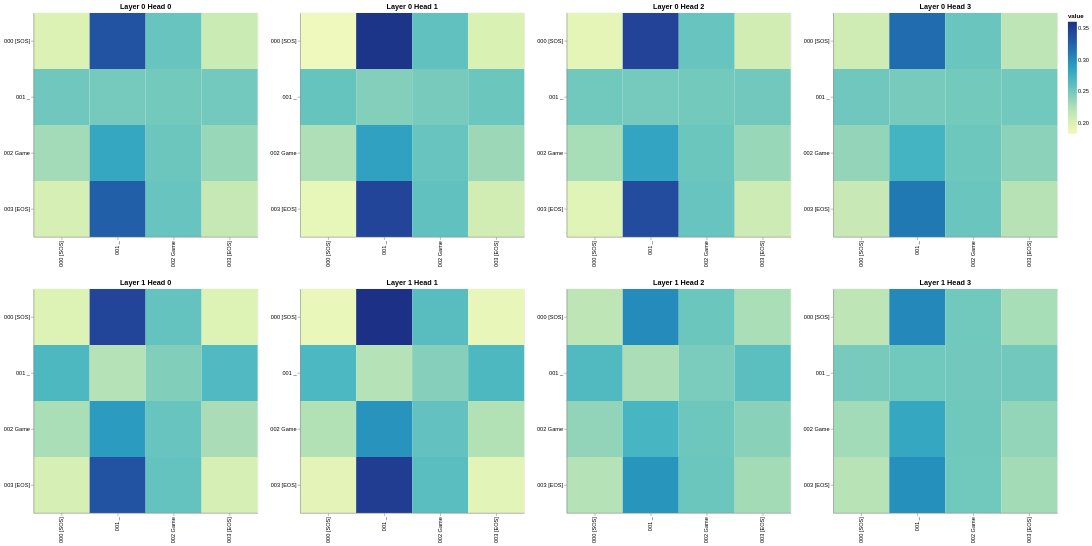

Notebook code for this chart:
### Code cell
# 3a. Encoder Self-Attention Visualization
get_all_attention_maps("encoder", layers, heads, encoder_input_tokens, encoder_input_tokens, min(20, sentence_len))

### Figure 1 — Vega-Lite specification as saved in the notebook (floating-point values rounded to 4 significant figures)
{"config": {"view": {"continuousWidth": 300, "continuousHeight": 300}}, "vconcat": [{"hconcat": [{"data": {"name": "data-ce6d0f752343a7a1e48a476c4c259c24"}, "mark": {"type": "rect"}, "encoding": {"color": {"field": "value", "type": "quantitative"}, "tooltip": [{"field": "row", "type": "quantitative"}, {"field": "column", "type": "quantitative"}, {"field": "value", "type": "quantitative"}, {"field": "row_token", "type": "nominal"}, {"field": "col_token", "type": "nominal"}], "x": {"axis": {"title": ""}, "field": "col_token", "type": "nominal"}, "y": {"axis": {"title": ""}, "field": "row_token", "type": "nominal"}}, "height": 400, "name": "view_49", "title": "Layer 0 Head 0", "width": 400}, {"data": {"name": "data-1820686210e37f0690258343965b8dc1"}, "mark": {"type": "rect"}, "encoding": {"color": {"field": "value", "type": "quantitative"}, "tooltip": [{"field": "row", "type": "quantitative"}, {"field": "column", "type": "quantitative"}, {"field": "value", "type": "quantitative"}, {"field": "row_token", "type": "nominal"}, {"field": "col_token", "type": "nominal"}], "x": {"axis": {"title": ""}, "field": "col_token", "type": "nominal"}, "y": {"axis": {"title": ""}, "field": "row_token", "type": "nominal"}}, "height": 400, "name": "view_50", "title": "Layer 0 Head 1", "width": 400}, {"data": {"name": "data-89cc9c8269a426d0bafa4dd44a43d792"}, "mark": {"type": "rect"}, "encoding": {"color": {"field": "value", "type": "quantitative"}, "tooltip": [{"field": "row", "type": "quantitative"}, {"field": "column", "type": "quantitative"}, {"field": "value", "type": "quantitative"}, {"field": "row_token", "type": "nominal"}, {"field": "col_token", "type": "nominal"}], "x": {"axis": {"title": ""}, "field": "col_token", "type": "nominal"}, "y": {"axis": {"title": ""}, "field": "row_token", "type": "nominal"}}, "height": 400, "name": "view_51", "title": "Layer 0 Head 2", "width": 400}, {"data": {"name": "data-1ee226e7beec618a8c0bc1fd7a36df4c"}, "mark": {"type": "rect"}, "encoding": {"color": {"field": "value", "type": "quantitative"}, "tooltip": [{"field": "row", "type": "quantitative"}, {"field": "column", "type": "quantitative"}, {"field": "value", "type": "quantitative"}, {"field": "row_token", "type": "nominal"}, {"field": "col_token", "type": "nominal"}], "x": {"axis": {"title": ""}, "field": "col_token", "type": "nominal"}, "y": {"axis": {"title": ""}, "field": "row_token", "type": "nominal"}}, "height": 400, "name": "view_52", "title": "Layer 0 Head 3", "width": 400}]}, {"hconcat": [{"data": {"name": "data-7c8b8cadcd3ae3e965131c2f820293d9"}, "mark": {"type": "rect"}, "encoding": {"color": {"field": "value", "type": "quantitative"}, "tooltip": [{"field": "row", "type": "quantitative"}, {"field": "column", "type": "quantitative"}, {"field": "value", "type": "quantitative"}, {"field": "row_token", "type": "nominal"}, {"field": "col_token", "type": "nominal"}], "x": {"axis": {"title": ""}, "field": "col_token", "type": "nominal"}, "y": {"axis": {"title": ""}, "field": "row_token", "type": "nominal"}}, "height": 400, "name": "view_53", "title": "Layer 1 Head 0", "width": 400}, {"data": {"name": "data-7603cbd70ac7e0ec8eaa72d61b9d60ca"}, "mark": {"type": "rect"}, "encoding": {"color": {"field": "value", "type": "quantitative"}, "tooltip": [{"field": "row", "type": "quantitative"}, {"field": "column", "type": "quantitative"}, {"field": "value", "type": "quantitative"}, {"field": "row_token", "type": "nominal"}, {"field": "col_token", "type": "nominal"}], "x": {"axis": {"title": ""}, "field": "col_token", "type": "nominal"}, "y": {"axis": {"title": ""}, "field": "row_token", "type": "nominal"}}, "height": 400, "name": "view_54", "title": "Layer 1 Head 1", "width": 400}, {"data": {"name": "data-4300eaf07511fd3fe4fd6c7cba9108cb"}, "mark": {"type": "rect"}, "encoding": {"color": {"field": "value", "type": "quantitative"}, "tooltip": [{"field": "row", "type": "quantitative"}, {"field": "column", "type": "quantitative"}, {"field": "value", "type": "quantitative"}, {"field": "row_token", "type": "nominal"}, {"field": "col_token", "type": "nominal"}], "x": {"axis": {"title": ""}, "field": "col_token", "type": "nominal"}, "y": {"axis": {"title": ""}, "field": "row_token", "type": "nominal"}}, "height": 400, "name": "view_55", "title": "Layer 1 Head 2", "width": 400}, {"data": {"name": "data-9c61af8140017b5c07a5b3d0c826b9b8"}, "mark": {"type": "rect"}, "encoding": {"color": {"field": "value", "type": "quantitative"}, "tooltip": [{"field": "row", "type": "quantitative"}, {"field": "column", "type": "quantitative"}, {"field": "value", "type": "quantitative"}, {"field": "row_token", "type": "nominal"}, {"field": "col_token", "type": "nominal"}], "x": {"axis": {"title": ""}, "field": "col_token", "type": "nominal"}, "y": {"axis": {"title": ""}, "field": "row_token", "type": "nominal"}}, "height": 400, "name": "view_56", "title": "Layer 1 Head 3", "width": 400}]}], "params": [{"name": "param_49", "select": {"type": "interval", "encodings": ["x", "y"]}, "bind": "scales", "views": ["view_49"]}, {"name": "param_50", "select": {"type": "interval", "encodings": ["x", "y"]}, "bind": "scales", "views": ["view_50"]}, {"name": "param_51", "select": {"type": "interval", "encodings": ["x", "y"]}, "bind": "scales", "views": ["view_51"]}, {"name": "param_52", "select": {"type": "interval", "encodings": ["x", "y"]}, "bind": "scales", "views": ["view_52"]}, {"name": "param_53", "select": {"type": "interval", "encodings": ["x", "y"]}, "bind": "scales", "views": ["view_53"]}, {"name": "param_54", "select": {"type": "interval", "encodings": ["x", "y"]}, "bind": "scales", "views": ["view_54"]}, {"name": "param_55", "select": {"type": "interval", "encodings": ["x", "y"]}, "bind": "scales", "views": ["view_55"]}, {"name": "param_56", "select": {"type": "interval", "encodings": ["x", "y"]}, "bind": "scales", "views": ["view_56"]}], "$schema": "https://vega.github.io/schema/vega-lite/v5.20.1.json", "datasets": {"data-ce6d0f752343a7a1e48a476c4c259c24": [{"row": 0, "column": 0, "value": 0.1999, "row_token": "000 [SOS]", "col_token": "000 [SOS]"}, {"row": 0, "column": 1, "value": 0.335, "row_token": "000 [SOS]", "col_token": "001 _"}, {"row": 0, "column": 2, "value": 0.2549, "row_token": "000 [SOS]", "col_token": "002 Game"}, {"row": 0, "column": 3, "value": 0.2101, "row_token": "000 [SOS]", "col_token": "003 [EOS]"}, {"row": 1, "column": 0, "value": 0.2513, "row_token": "001 _", "col_token": "000 [SOS]"}, {"row": 1, "column": 1, "value": 0.249, "row_token": "001 _", "col_token": "001 _"}, {"row": 1, "column": 2, "value": 0.2495, "row_token": "001 _", "col_token": "002 Game"}, {"row": 1, "column": 3, "value": 0.2501, "row_token": "001 _", "col_token": "003 [EOS]"}, {"row": 2, "column": 0, "value": 0.23, "row_token": "002 Game", "col_token": "000 [SOS]"}, {"row": 2, "column": 1, "value": 0.2827, "row_token": "002 Game", "col_token": "001 _"}, {"row": 2, "column": 2, "value": 0.253, "row_token": "002 Game", "col_token": "002 Game"}, {"row": 2, "column": 3, "value": 0.2342, "row_token": "002 Game", "col_token": "003 [EOS]"}, {"row": 3, "column": 0, "value": 0.2044, "row_token": "003 [EOS]", "col_token": "000 [SOS]"}, {"row": 3, "column": 1, "value": 0.3272, "row_token": "003 [EOS]", "col_token": "001 _"}, {"row": 3, "column": 2, "value": 0.2547, "row_token": "003 [EOS]", "col_token": "002 Game"}, {"row": 3, "column": 3, "value": 0.2137, "row_token": "003 [EOS]", "col_token": "003 [EOS]"}], "data-1820686210e37f0690258343965b8dc1": [{"row": 0, "column": 0, "value": 0.183, "row_token": "000 [SOS]", "col_token": "000 [SOS]"}, {"row": 0, "column": 1, "value": 0.3576, "row_token": "000 [SOS]", "col_token": "001 _"}, {"row": 0, "column": 2, "value": 0.2582, "row_token": "000 [SOS]", "col_token": "002 Game"}, {"row": 0, "column": 3, "value": 0.2012, "row_token": "000 [SOS]", "col_token": "003 [EOS]"}, {"row": 1, "column": 0, "value": 0.2555, "row_token": "001 _", "col_token": "000 [SOS]"}, {"row": 1, "column": 1, "value": 0.2428, "row_token": "001 _", "col_token": "001 _"}, {"row": 1, "column": 2, "value": 0.2483, "row_token": "001 _", "col_token": "002 Game"}, {"row": 1, "column": 3, "value": 0.2534, "row_token": "001 _", "col_token": "003 [EOS]"}, {"row": 2, "column": 0, "value": 0.2253, "row_token": "002 Game", "col_token": "000 [SOS]"}, {"row": 2, "column": 1, "value": 0.2869, "row_token": "002 Game", "col_token": "001 _"}, {"row": 2, "column": 2, "value": 0.2549, "row_token": "002 Game", "col_token": "002 Game"}, {"row": 2, "column": 3, "value": 0.2329, "row_token": "002 Game", "col_token": "003 [EOS]"}, {"row": 3, "column": 0, "value": 0.1901, "row_token": "003 [EOS]", "col_token": "000 [SOS]"}, {"row": 3, "column": 1, "value": 0.345, "row_token": "003 [EOS]", "col_token": "001 _"}, {"row": 3, "column": 2, "value": 0.258, "row_token": "003 [EOS]", "col_token": "002 Game"}, {"row": 3, "column": 3, "value": 0.2068, "row_token": "003 [EOS]", "col_token": "003 [EOS]"}], "data-89cc9c8269a426d0bafa4dd44a43d792": [{"row": 0, "column": 0, "value": 0.192, "row_token": "000 [SOS]", "col_token": "000 [SOS]"}, {"row": 0, "column": 1, "value": 0.3463, "row_token": "000 [SOS]", "col_token": "001 _"}, {"row": 0, "column": 2, "value": 0.2551, "row_token": "000 [SOS]", "col_token": "002 Game"}, {"row": 0, "column": 3, "value": 0.2066, "row_token": "000 [SOS]", "col_token": "003 [EOS]"}, {"row": 1, "column": 0, "value": 0.2509, "row_token": "001 _", "col_token": "000 [SOS]"}, {"row": 1, "column": 1, "value": 0.2492, "row_token": "001 _", "col_token": "001 _"}, {"row": 1, "column": 2, "value": 0.2497, "row_token": "001 _", "col_token": "002 Game"}, {"row": 1, "column": 3, "value": 0.2503, "row_token": "001 _", "col_token": "003 [EOS]"}, {"row": 2, "column": 0, "value": 0.228, "row_token": "002 Game", "col_token": "000 [SOS]"}, {"row": 2, "column": 1, "value": 0.2845, "row_token": "002 Game", "col_token": "001 _"}, {"row": 2, "column": 2, "value": 0.2533, "row_token": "002 Game", "col_token": "002 Game"}, {"row": 2, "column": 3, "value": 0.2342, "row_token": "002 Game", "col_token": "003 [EOS]"}, {"row": 3, "column": 0, "value": 0.1951, "row_token": "003 [EOS]", "col_token": "000 [SOS]"}, {"row": 3, "column": 1, "value": 0.3406, "row_token": "003 [EOS]", "col_token": "001 _"}, {"row": 3, "column": 2, "value": 0.2551, "row_token": "003 [EOS]", "col_token": "002 Game"}, {"row": 3, "column": 3, "value": 0.2092, "row_token": "003 [EOS]", "col_token": "003 [EOS]"}], "data-1ee226e7beec618a8c0bc1fd7a36df4c": [{"row": 0, "column": 0, "value": 0.2078, "row_token": "000 [SOS]", "col_token": "000 [SOS]"}, {"row": 0, "column": 1, "value": 0.3198, "row_token": "000 [SOS]", "col_token": "001 _"}, {"row": 0, "column": 2, "value": 0.254, "row_token": "000 [SOS]", "col_token": "002 Game"}, {"row": 0, "column": 3, "value": 0.2184, "row_token": "000 [SOS]", "col_token": "003 [EOS]"}, {"row": 1, "column": 0, "value": 0.2514, "row_token": "001 _", "col_token": "000 [SOS]"}, {"row": 1, "column": 1, "value": 0.2481, "row_token": "001 _", "col_token": "001 _"}, {"row": 1, "column": 2, "value": 0.2496, "row_token": "001 _", "col_token": "002 Game"}, {"row": 1, "column": 3, "value": 0.251, "row_token": "001 _", "col_token": "003 [EOS]"}, {"row": 2, "column": 0, "value": 0.2362, "row_token": "002 Game", "col_token": "000 [SOS]"}, {"row": 2, "column": 1, "value": 0.272, "row_token": "002 Game", "col_token": "001 _"}, {"row": 2, "column": 2, "value": 0.252, "row_token": "002 Game", "col_token": "002 Game"}, {"row": 2, "column": 3, "value": 0.2398, "row_token": "002 Game", "col_token": "003 [EOS]"}, {"row": 3, "column": 0, "value": 0.212, "row_token": "003 [EOS]", "col_token": "000 [SOS]"}, {"row": 3, "column": 1, "value": 0.3126, "row_token": "003 [EOS]", "col_token": "001 _"}, {"row": 3, "column": 2, "value": 0.2538, "row_token": "003 [EOS]", "col_token": "002 Game"}, {"row": 3, "column": 3, "value": 0.2216, "row_token": "003 [EOS]", "col_token": "003 [EOS]"}], "data-7c8b8cadcd3ae3e965131c2f820293d9": [{"row": 0, "column": 0, "value": 0.1991, "row_token": "000 [SOS]", "col_token": "000 [SOS]"}, {"row": 0, "column": 1, "value": 0.3451, "row_token": "000 [SOS]", "col_token": "001 _"}, {"row": 0, "column": 2, "value": 0.2564, "row_token": "000 [SOS]", "col_token": "002 Game"}, {"row": 0, "column": 3, "value": 0.1994, "row_token": "000 [SOS]", "col_token": "003 [EOS]"}, {"row": 1, "column": 0, "value": 0.2673, "row_token": "001 _", "col_token": "000 [SOS]"}, {"row": 1, "column": 1, "value": 0.2219, "row_token": "001 _", "col_token": "001 _"}, {"row": 1, "column": 2, "value": 0.2443, "row_token": "001 _", "col_token": "002 Game"}, {"row": 1, "column": 3, "value": 0.2665, "row_token": "001 _", "col_token": "003 [EOS]"}, {"row": 2, "column": 0, "value": 0.2266, "row_token": "002 Game", "col_token": "000 [SOS]"}, {"row": 2, "column": 1, "value": 0.2918, "row_token": "002 Game", "col_token": "001 _"}, {"row": 2, "column": 2, "value": 0.2547, "row_token": "002 Game", "col_token": "002 Game"}, {"row": 2, "column": 3, "value": 0.2269, "row_token": "002 Game", "col_token": "003 [EOS]"}, {"row": 3, "column": 0, "value": 0.2039, "row_token": "003 [EOS]", "col_token": "000 [SOS]"}, {"row": 3, "column": 1, "value": 0.3353, "row_token": "003 [EOS]", "col_token": "001 _"}, {"row": 3, "column": 2, "value": 0.2566, "row_token": "003 [EOS]", "col_token": "002 Game"}, {"row": 3, "column": 3, "value": 0.2041, "row_token": "003 [EOS]", "col_token": "003 [EOS]"}], "data-7603cbd70ac7e0ec8eaa72d61b9d60ca": [{"row": 0, "column": 0, "value": 0.1879, "row_token": "000 [SOS]", "col_token": "000 [SOS]"}, {"row": 0, "column": 1, "value": 0.3607, "row_token": "000 [SOS]", "col_token": "001 _"}, {"row": 0, "column": 2, "value": 0.2621, "row_token": "000 [SOS]", "col_token": "002 Game"}, {"row": 0, "column": 3, "value": 0.1893, "row_token": "000 [SOS]", "col_token": "003 [EOS]"}, {"row": 1, "column": 0, "value": 0.2682, "row_token": "001 _", "col_token": "000 [SOS]"}, {"row": 1, "column": 1, "value": 0.2219, "row_token": "001 _", "col_token": "001 _"}, {"row": 1, "column": 2, "value": 0.2427, "row_token": "001 _", "col_token": "002 Game"}, {"row": 1, "column": 3, "value": 0.2673, "row_token": "001 _", "col_token": "003 [EOS]"}, {"row": 2, "column": 0, "value": 0.223, "row_token": "002 Game", "col_token": "000 [SOS]"}, {"row": 2, "column": 1, "value": 0.2966, "row_token": "002 Game", "col_token": "001 _"}, {"row": 2, "column": 2, "value": 0.2568, "row_token": "002 Game", "col_token": "002 Game"}, {"row": 2, "column": 3, "value": 0.2235, "row_token": "002 Game", "col_token": "003 [EOS]"}, {"row": 3, "column": 0, "value": 0.1931, "row_token": "003 [EOS]", "col_token": "000 [SOS]"}, {"row": 3, "column": 1, "value": 0.3511, "row_token": "003 [EOS]", "col_token": "001 _"}, {"row": 3, "column": 2, "value": 0.2616, "row_token": "003 [EOS]", "col_token": "002 Game"}, {"row": 3, "column": 3, "value": 0.1942, "row_token": "003 [EOS]", "col_token": "003 [EOS]"}], "data-4300eaf07511fd3fe4fd6c7cba9108cb": [{"row": 0, "column": 0, "value": 0.2183, "row_token": "000 [SOS]", "col_token": "000 [SOS]"}, {"row": 0, "column": 1, "value": 0.3015, "row_token": "000 [SOS]", "col_token": "001 _"}, {"row": 0, "column": 2, "value": 0.2534, "row_token": "000 [SOS]", "col_token": "002 Game"}, {"row": 0, "column": 3, "value": 0.2267, "row_token": "000 [SOS]", "col_token": "003 [EOS]"}, {"row": 1, "column": 0, "value": 0.266, "row_token": "001 _", "col_token": "000 [SOS]"}, {"row": 1, "column": 1, "value": 0.2263, "row_token": "001 _", "col_token": "001 _"}, {"row": 1, "column": 2, "value": 0.2468, "row_token": "001 _", "col_token": "002 Game"}, {"row": 1, "column": 3, "value": 0.2608, "row_token": "001 _", "col_token": "003 [EOS]"}, {"row": 2, "column": 0, "value": 0.237, "row_token": "002 Game", "col_token": "000 [SOS]"}, {"row": 2, "column": 1, "value": 0.2704, "row_token": "002 Game", "col_token": "001 _"}, {"row": 2, "column": 2, "value": 0.252, "row_token": "002 Game", "col_token": "002 Game"}, {"row": 2, "column": 3, "value": 0.2405, "row_token": "002 Game", "col_token": "003 [EOS]"}, {"row": 3, "column": 0, "value": 0.222, "row_token": "003 [EOS]", "col_token": "000 [SOS]"}, {"row": 3, "column": 1, "value": 0.2953, "row_token": "003 [EOS]", "col_token": "001 _"}, {"row": 3, "column": 2, "value": 0.2532, "row_token": "003 [EOS]", "col_token": "002 Game"}, {"row": 3, "column": 3, "value": 0.2294, "row_token": "003 [EOS]", "col_token": "003 [EOS]"}], "data-9c61af8140017b5c07a5b3d0c826b9b8": [{"row": 0, "column": 0, "value": 0.2185, "row_token": "000 [SOS]", "col_token": "000 [SOS]"}, {"row": 0, "column": 1, "value": 0.3028, "row_token": "000 [SOS]", "col_token": "001 _"}, {"row": 0, "column": 2, "value": 0.2507, "row_token": "000 [SOS]", "col_token": "002 Game"}, {"row": 0, "column": 3, "value": 0.228, "row_token": "000 [SOS]", "col_token": "003 [EOS]"}, {"row": 1, "column": 0, "value": 0.2485, "row_token": "001 _", "col_token": "000 [SOS]"}, {"row": 1, "column": 1, "value": 0.2509, "row_token": "001 _", "col_token": "001 _"}, {"row": 1, "column": 2, "value": 0.2503, "row_token": "001 _", "col_token": "002 Game"}, {"row": 1, "column": 3, "value": 0.2503, "row_token": "001 _", "col_token": "003 [EOS]"}, {"row": 2, "column": 0, "value": 0.2301, "row_token": "002 Game", "col_token": "000 [SOS]"}, {"row": 2, "column": 1, "value": 0.2822, "row_token": "002 Game", "col_token": "001 _"}, {"row": 2, "column": 2, "value": 0.2511, "row_token": "002 Game", "col_token": "002 Game"}, {"row": 2, "column": 3, "value": 0.2367, "row_token": "002 Game", "col_token": "003 [EOS]"}, {"row": 3, "column": 0, "value": 0.2209, "row_token": "003 [EOS]", "col_token": "000 [SOS]"}, {"row": 3, "column": 1, "value": 0.2987, "row_token": "003 [EOS]", "col_token": "001 _"}, {"row": 3, "column": 2, "value": 0.2507, "row_token": "003 [EOS]", "col_token": "002 Game"}, {"row": 3, "column": 3, "value": 0.2296, "row_token": "003 [EOS]", "col_token": "003 [EOS]"}]}}
